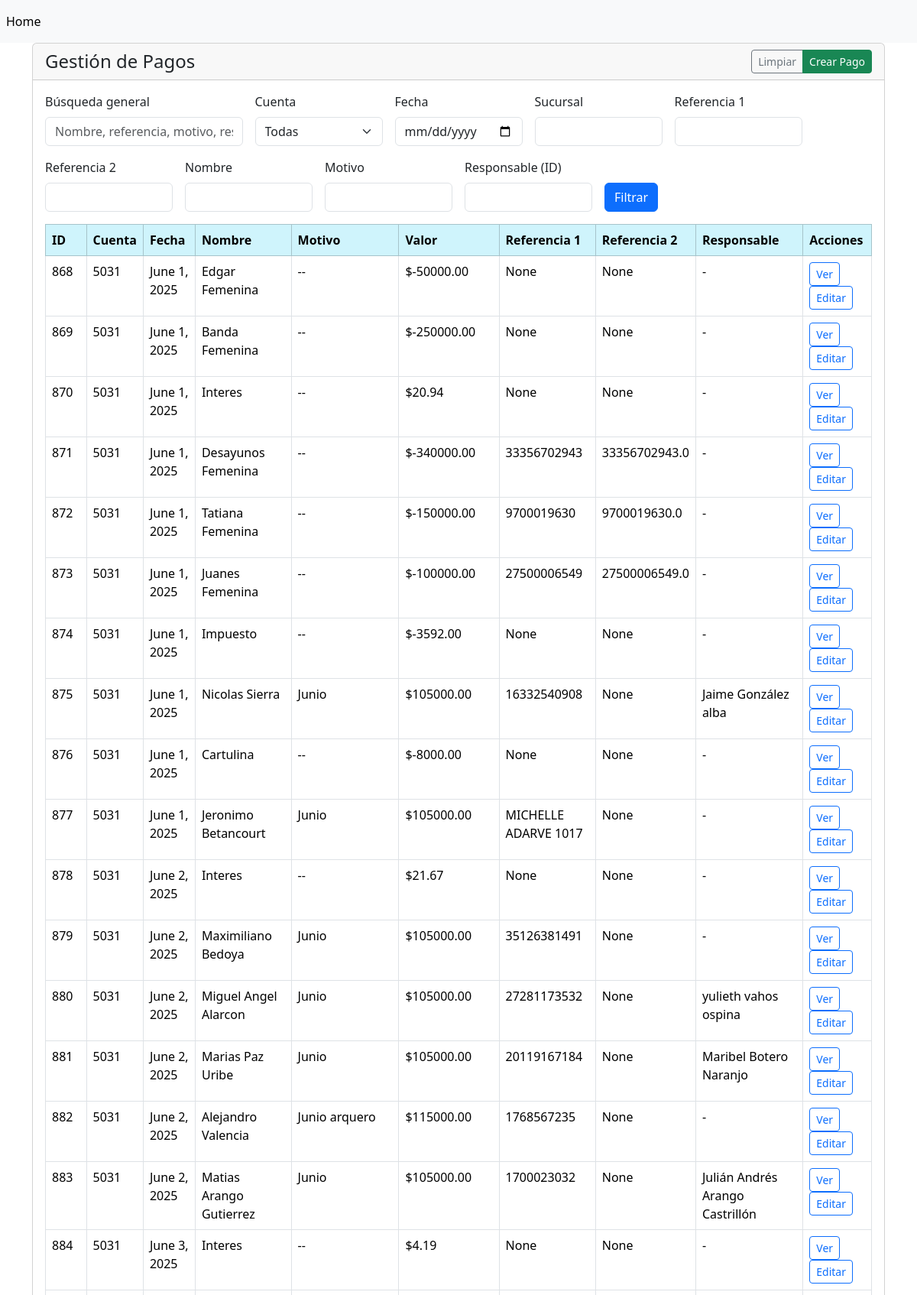
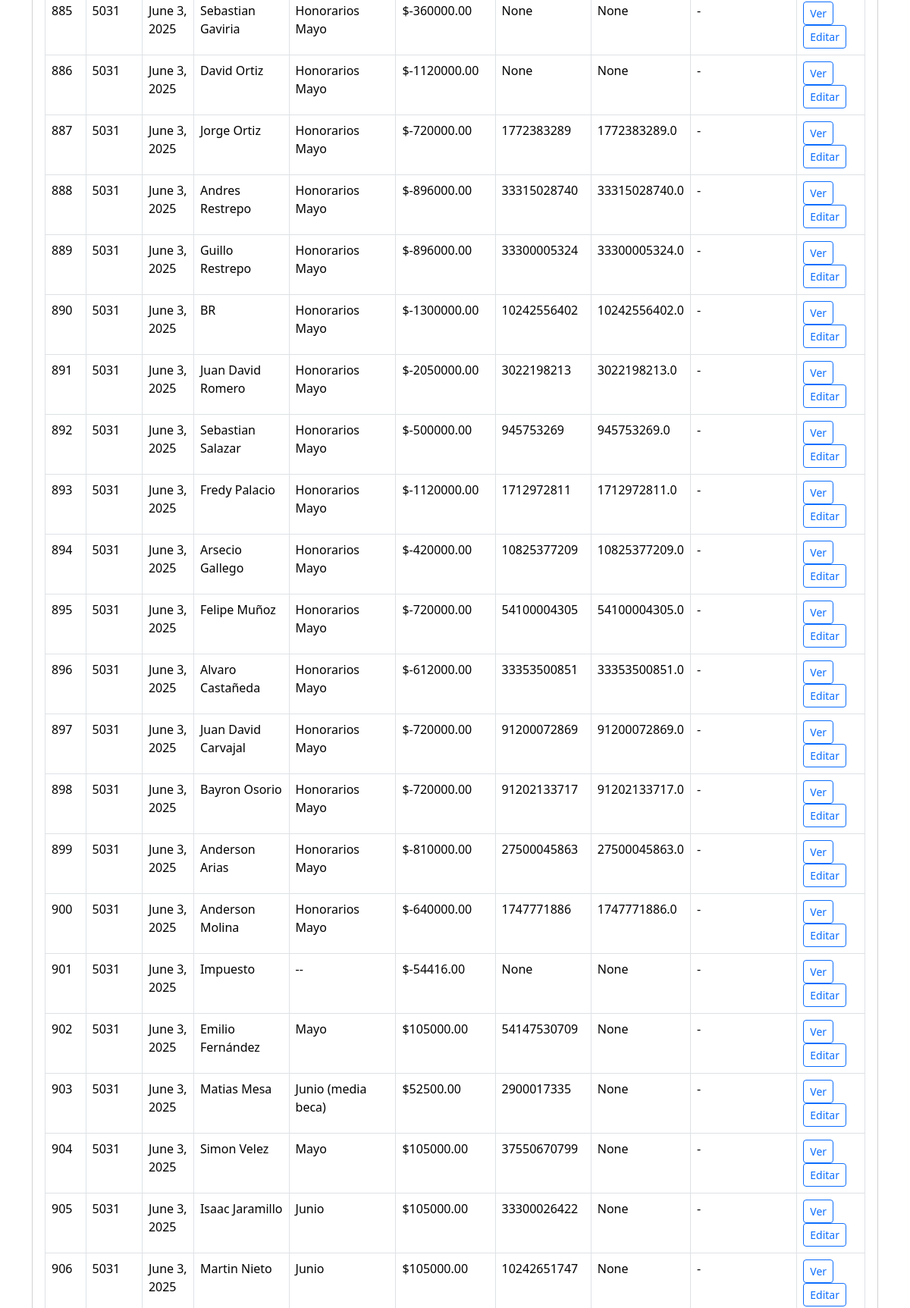
The page /payments/ (upper part) on the database its author committed (2 pictures, top to bottom).
### Applications/payments/models.py (models this page shows, shortened)
class Pago(models.Model):
    id = models.AutoField(primary_key=True, db_column="idPago")
    class CuentaChoices(models.TextChoices):
        CUENTA_5031 = "5031", "5031"
        CUENTA_5032 = "5032", "5032"
    cuenta = models.CharField(
        max_length=4,
        db_column="cuenta",
        choices=[("5031", "5031"), ("5032", "5032")],
        default="5031",
    )
    fecha = models.DateField(db_column="fecha")
    descripcion = models.CharField(max_length=45, db_column="descripcion")
    sucursal = models.CharField(max_length=45, db_column="sucursal")
    referencia1 = models.CharField(max_length=45, blank=True, null=True, db_column="referencia1")
    referencia2 = models.CharField(max_length=45, blank=True, null=True, db_column="referencia2")
    valor = models.DecimalField(
        max_digits=12,  # hasta billones con 2 decimales
        decimal_places=2,
        default=0.00,
        db_column="valor"
    )
    nombre = models.CharField(max_length=45, db_column="nombre")
    motivo = models.CharField(max_length=50, db_column="motivo")
    factura_venta = models.CharField(max_length=30, blank=True, null=True, db_column="facturaVenta")
    recibo_caja = models.CharField(max_length=20, blank=True, null=True, db_column="reciboCaja")
    comentario = models.CharField(max_length=150, blank=True, null=True, db_column="comentario")
    responsable = models.ForeignKey(
        "users.Acudiente",
        on_delete=models.PROTECT,
        related_name="pagos",
        db_column="responsable",
        blank=True,
        null=True
    )
    class Meta:
        db_table = "Pago"

### Applications/users/models.py (models this page shows, shortened)
class Acudiente(models.Model):
    id = models.AutoField(primary_key=True, db_column="idAcudiente")
    class TipoDocumento(models.TextChoices):
        CC = "Cédula de ciudadanía", "Cédula de ciudadanía"
        CE = "Cédula de extranjería", "Cédula de extranjería"
        PA = "Pasaporte", "Pasaporte"
        PEP = "Permiso especial de permanencia", "Permiso especial de permanencia"
        OTRO = "Otro", "Otro"
    class TipoRegimen(models.TextChoices):
        RESP_IVA = "Responsable de IVA", "Responsable de IVA"
        NO_RESP_IVA = "No responsable de IVA", "No responsable de IVA"
    tipo_doc = models.CharField(
        max_length=31,
        db_column="tipoDoc",
        choices=TipoDocumento.choices)
    identificacion = models.CharField(
        max_length=15,
        unique=True,
        validators=[MinLengthValidator(5)],
        help_text="Número de documento del acudiente.",
        db_column="identificacion",
    )
    nombre = models.CharField(max_length=45, db_column="nombre")
    apellidos = models.CharField(max_length=45, db_column="apellidos")
    ciudad = models.CharField(max_length=45, db_column="ciudad")
    direccion = models.CharField(max_length=100, db_column="direccion")
    telefono = models.CharField(
        max_length=20,
        validators=[RegexValidator(r"^[0-9+()\-\s]+$")],
        help_text="Incluye indicativo si aplica.",
        db_column="telefono",
    )
    correo = models.EmailField(max_length=120, db_column="correo")
    tipo_regimen = models.CharField(
        max_length=45,  # en MySQL es 45
        db_column="tipoRegimen",
        choices=TipoRegimen.choices,
    )
    class Meta:
        db_table = "Acudiente"

### Applications/payments/views.py (the view, shortened to what this page needs)
# urls.py: path('', views.paymentsManagement, name='paymentsManagement'),
def paymentsManagement(request):
    from django.db.models import Q
    from .models import Pago
    search = request.GET.get('search', '')
    cuenta = request.GET.get('cuenta', '')
    fecha = request.GET.get('fecha', '')
    sucursal = request.GET.get('sucursal', '')
    referencia1 = request.GET.get('referencia1', '')
    referencia2 = request.GET.get('referencia2', '')
    nombre = request.GET.get('nombre', '')
    motivo = request.GET.get('motivo', '')
    responsable = request.GET.get('responsable', '')
    pagos = Pago.objects.all()
    if cuenta:
        pagos = pagos.filter(cuenta=cuenta)
    if fecha:
        pagos = pagos.filter(fecha=fecha)
    if sucursal:
        pagos = pagos.filter(sucursal__icontains=sucursal)
    if referencia1:
        pagos = pagos.filter(referencia1__icontains=referencia1)
    if referencia2:
        pagos = pagos.filter(referencia2__icontains=referencia2)
    if nombre:
        pagos = pagos.filter(nombre__icontains=nombre)
    if motivo:
        pagos = pagos.filter(motivo__icontains=motivo)
    if responsable:
        pagos = pagos.filter(responsable__id=responsable)
    context = {
        'pagos': pagos,
        'cuentas': Pago.CuentaChoices.choices,
    }
    return render(request, 'paymentsManagement.html', context)

### Applications/payments/templates/paymentsManagement.html (shortened to what this page needs)
{% extends "base.html" %}
{% block content %}
<div id="main-payments">
  <div class="card">
  <div class="card-header">
    <div class="d-flex justify-content-between align-items-center">
      <h4 class="mb-0">Gestión de Pagos</h4>
      <div class="btn-group" role="group">
        <a href="?" class="btn btn-outline-secondary btn-sm">Limpiar</a>
         <button type="button" class="btn btn-success btn-sm" data-bs-toggle="modal" data-bs-target="#crearPagoModal">
        Crear Pago
      </button>
      </div>
    </div>
  </div>
  <div class="card-body">
    <form method="GET" id="filtrosPagosForm" class="row g-3 mb-3">
      <div class="col-md-3">
        <label class="form-label">Búsqueda general</label>
        <input type="text" class="form-control" name="search" value="{{ request.GET.search }}" placeholder="Nombre, referencia, motivo, responsable...">
      </div>
      <div class="col-md-2">
        <label class="form-label">Cuenta</label>
        <select class="form-select" name="cuenta">
          <option value="">Todas</option>
        </select>
      </div>
      <div class="col-md-2">
        <label class="form-label">Fecha</label>
        <input type="date" class="form-control" name="fecha" value="{{ request.GET.fecha }}">
      </div>
      <div class="col-md-2">
        <label class="form-label">Sucursal</label>
        <input type="text" class="form-control" name="sucursal" value="{{ request.GET.sucursal }}">
      </div>
      <div class="col-md-2">
        <label class="form-label">Referencia 1</label>
        <input type="text" class="form-control" name="referencia1" value="{{ request.GET.referencia1 }}">
      </div>
      <div class="col-md-2">
        <label class="form-label">Referencia 2</label>
        <input type="text" class="form-control" name="referencia2" value="{{ request.GET.referencia2 }}">
      </div>
      <div class="col-md-2">
        <label class="form-label">Nombre</label>
        <input type="text" class="form-control" name="nombre" value="{{ request.GET.nombre }}">
      </div>
      <div class="col-md-2">
        <label class="form-label">Motivo</label>
        <input type="text" class="form-control" name="motivo" value="{{ request.GET.motivo }}">
      </div>
      <div class="col-md-2">
        <label class="form-label">Responsable (ID)</label>
        <input type="text" class="form-control" name="responsable" value="{{ request.GET.responsable }}">
      </div>
      <div class="col-md-2 align-self-end">
        <button type="submit" class="btn btn-primary">Filtrar</button>
      </div>
    </form>
    <div class="table-responsive">
      <table class="table table-bordered table-hover">
        <thead class="table-info">
          <tr>
            <th>ID</th><th>Cuenta</th><th>Fecha</th><th>Nombre</th><th>Motivo</th><th>Valor</th><th>Referencia 1</th><th>Referencia 2</th><th>Responsable</th><th>Acciones</th>
          </tr>
        </thead>
        <tbody>
          {% for pago in pagos %}
          <tr>
            <td>{{ pago.id }}</td>
            <td>{{ pago.cuenta }}</td>
            <td>{{ pago.fecha }}</td>
            <td>{{ pago.nombre }}</td>
            <td>{{ pago.motivo }}</td>
            <td>${{ pago.valor }}</td>
            <td>{{ pago.referencia1 }}</td>
            <td>{{ pago.referencia2 }}</td>
            <td>{% if pago.responsable %}{{ pago.responsable.nombre }} {{ pago.responsable.apellidos }}{% else %}-{% endif %}</td>
            <td>
              <a href="#" class="btn btn-sm btn-outline-primary">Ver</a>
              <a href="#" class="btn btn-sm btn-outline-primary btn-editar-pago" data-id="{{ pago.id }}">Editar</a>
            </td>
          </tr>
          {% empty %}
          <tr><td colspan="10" class="text-center">No hay pagos registrados</td></tr>
          {% endfor %}
        </tbody>
      </table>
    </div>
  </div>
</div>
{% endblock %}

### Applications/users/templates/base.html (shortened to what this page needs)
{% load static %}
<!doctype html>
<html lang="en">
    <head>
        <link
            href="https://cdn.jsdelivr.net/npm/bootstrap@5.3.2/dist/css/bootstrap.min.css"
            rel="stylesheet"
        />
    </head>
    <nav class="navbar navbar-expand navbar-light bg-light">
        <div class="nav navbar-nav">
            <a class="nav-item nav-link active" href="/" aria-current="page">
                Home <span class="visually-hidden">(current)</span>
            </a>
        </div>
    </nav>
    <div class="container">
        <div class="row">
            <div class="col">
                {% block content %} {% endblock %}
            </div>
        </div>
    </div>
    <body>
    </body>
</html>

### rows shown on the page
Pago: id "868", cuenta "5031", fecha "June 1, 2025", nombre "Edgar Femenina", motivo "--", valor "-50000.00", referencia1 "None", referencia2 "None"
Pago: id "869", cuenta "5031", fecha "June 1, 2025", nombre "Banda Femenina", motivo "--", valor "-250000.00", referencia1 "None", referencia2 "None"
Pago: id "870", cuenta "5031", fecha "June 1, 2025", nombre "Interes", motivo "--", valor "20.94", referencia1 "None", referencia2 "None"
Pago: id "871", cuenta "5031", fecha "June 1, 2025", nombre "Desayunos Femenina", motivo "--", valor "-340000.00", referencia1 "33356702943", referencia2 "33356702943.0"
Pago: id "872", cuenta "5031", fecha "June 1, 2025", nombre "Tatiana Femenina", motivo "--", valor "-150000.00", referencia1 "9700019630", referencia2 "9700019630.0"
Pago: id "873", cuenta "5031", fecha "June 1, 2025", nombre "Juanes Femenina", motivo "--", valor "-100000.00", referencia1 "27500006549", referencia2 "27500006549.0"
Pago: id "874", cuenta "5031", fecha "June 1, 2025", nombre "Impuesto", motivo "--", valor "-3592.00", referencia1 "None", referencia2 "None"
Pago: id "875", cuenta "5031", fecha "June 1, 2025", nombre "Nicolas Sierra", motivo "Junio", valor "105000.00", referencia1 "16332540908", referencia2 "None", responsable.nombre "Jaime", responsable.apellidos "González alba"
Pago: id "876", cuenta "5031", fecha "June 1, 2025", nombre "Cartulina", motivo "--", valor "-8000.00", referencia1 "None", referencia2 "None"
Pago: id "877", cuenta "5031", fecha "June 1, 2025", nombre "Jeronimo Betancourt", motivo "Junio", valor "105000.00", referencia1 "MICHELLE ADARVE 1017", referencia2 "None"
Pago: id "878", cuenta "5031", fecha "June 2, 2025", nombre "Interes", motivo "--", valor "21.67", referencia1 "None", referencia2 "None"
Pago: id "879", cuenta "5031", fecha "June 2, 2025", nombre "Maximiliano Bedoya", motivo "Junio", valor "105000.00", referencia1 "35126381491", referencia2 "None"
Pago: id "880", cuenta "5031", fecha "June 2, 2025", nombre "Miguel Angel Alarcon", motivo "Junio", valor "105000.00", referencia1 "27281173532", referencia2 "None", responsable.nombre "yulieth", responsable.apellidos "vahos ospina"
Pago: id "881", cuenta "5031", fecha "June 2, 2025", nombre "Marias Paz Uribe", motivo "Junio", valor "105000.00", referencia1 "20119167184", referencia2 "None", responsable.nombre "Maribel", responsable.apellidos "Botero Naranjo"
Pago: id "882", cuenta "5031", fecha "June 2, 2025", nombre "Alejandro Valencia", motivo "Junio arquero", valor "115000.00", referencia1 "1768567235", referencia2 "None"
Pago: id "883", cuenta "5031", fecha "June 2, 2025", nombre "Matias Arango Gutierrez", motivo "Junio", valor "105000.00", referencia1 "1700023032", referencia2 "None", responsable.nombre "Julián Andrés", responsable.apellidos "Arango Castrillón"
Pago: id "884", cuenta "5031", fecha "June 3, 2025", nombre "Interes", motivo "--", valor "4.19", referencia1 "None", referencia2 "None"
Pago: id "885", cuenta "5031", fecha "June 3, 2025", nombre "Sebastian Gaviria", motivo "Honorarios Mayo", valor "-360000.00", referencia1 "None", referencia2 "None"
Pago: id "886", cuenta "5031", fecha "June 3, 2025", nombre "David Ortiz", motivo "Honorarios Mayo", valor "-1120000.00", referencia1 "None", referencia2 "None"
Pago: id "887", cuenta "5031", fecha "June 3, 2025", nombre "Jorge Ortiz", motivo "Honorarios Mayo", valor "-720000.00", referencia1 "1772383289", referencia2 "1772383289.0"
Pago: id "888", cuenta "5031", fecha "June 3, 2025", nombre "Andres Restrepo", motivo "Honorarios Mayo", valor "-896000.00", referencia1 "33315028740", referencia2 "33315028740.0"
Pago: id "889", cuenta "5031", fecha "June 3, 2025", nombre "Guillo Restrepo", motivo "Honorarios Mayo", valor "-896000.00", referencia1 "33300005324", referencia2 "33300005324.0"
Pago: id "890", cuenta "5031", fecha "June 3, 2025", nombre "BR", motivo "Honorarios Mayo", valor "-1300000.00", referencia1 "10242556402", referencia2 "10242556402.0"
Pago: id "891", cuenta "5031", fecha "June 3, 2025", nombre "Juan David Romero", motivo "Honorarios Mayo", valor "-2050000.00", referencia1 "3022198213", referencia2 "3022198213.0"
Pago: id "892", cuenta "5031", fecha "June 3, 2025", nombre "Sebastian Salazar", motivo "Honorarios Mayo", valor "-500000.00", referencia1 "945753269", referencia2 "945753269.0"
Pago: id "893", cuenta "5031", fecha "June 3, 2025", nombre "Fredy Palacio", motivo "Honorarios Mayo", valor "-1120000.00", referencia1 "1712972811", referencia2 "1712972811.0"
Pago: id "894", cuenta "5031", fecha "June 3, 2025", nombre "Arsecio Gallego", motivo "Honorarios Mayo", valor "-420000.00", referencia1 "10825377209", referencia2 "10825377209.0"
Pago: id "895", cuenta "5031", fecha "June 3, 2025", nombre "Felipe Muñoz", motivo "Honorarios Mayo", valor "-720000.00", referencia1 "54100004305", referencia2 "54100004305.0"
Pago: id "896", cuenta "5031", fecha "June 3, 2025", nombre "Alvaro Castañeda", motivo "Honorarios Mayo", valor "-612000.00", referencia1 "33353500851", referencia2 "33353500851.0"
Pago: id "897", cuenta "5031", fecha "June 3, 2025", nombre "Juan David Carvajal", motivo "Honorarios Mayo", valor "-720000.00", referencia1 "91200072869", referencia2 "91200072869.0"
Pago: id "898", cuenta "5031", fecha "June 3, 2025", nombre "Bayron Osorio", motivo "Honorarios Mayo", valor "-720000.00", referencia1 "91202133717", referencia2 "91202133717.0"
Pago: id "899", cuenta "5031", fecha "June 3, 2025", nombre "Anderson Arias", motivo "Honorarios Mayo", valor "-810000.00", referencia1 "27500045863", referencia2 "27500045863.0"
Pago: id "900", cuenta "5031", fecha "June 3, 2025", nombre "Anderson Molina", motivo "Honorarios Mayo", valor "-640000.00", referencia1 "1747771886", referencia2 "1747771886.0"
Pago: id "901", cuenta "5031", fecha "June 3, 2025", nombre "Impuesto", motivo "--", valor "-54416.00", referencia1 "None", referencia2 "None"
Pago: id "902", cuenta "5031", fecha "June 3, 2025", nombre "Emilio Fernández", motivo "Mayo", valor "105000.00", referencia1 "54147530709", referencia2 "None"
Pago: id "903", cuenta "5031", fecha "June 3, 2025", nombre "Matias Mesa", motivo "Junio (media beca)", valor "52500.00", referencia1 "2900017335", referencia2 "None"
Pago: id "904", cuenta "5031", fecha "June 3, 2025", nombre "Simon Velez", motivo "Mayo", valor "105000.00", referencia1 "37550670799", referencia2 "None"
Pago: id "905", cuenta "5031", fecha "June 3, 2025", nombre "Isaac Jaramillo", motivo "Junio", valor "105000.00", referencia1 "33300026422", referencia2 "None"
Pago: id "906", cuenta "5031", fecha "June 3, 2025", nombre "Martin Nieto", motivo "Junio", valor "105000.00", referencia1 "10242651747", referencia2 "None"
